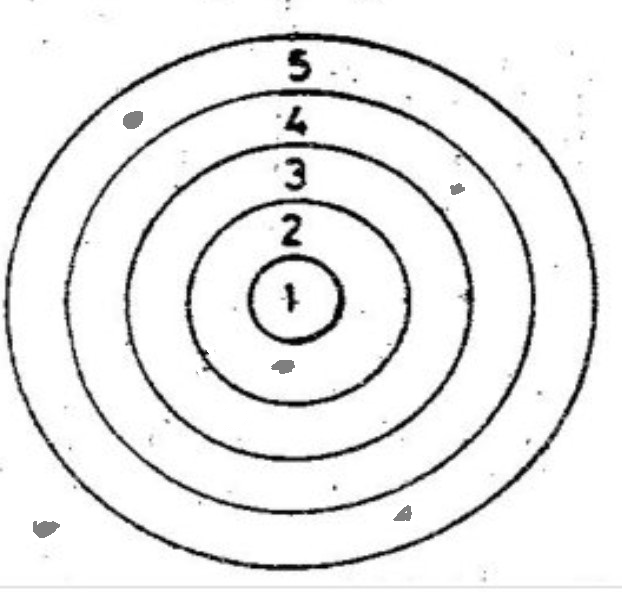
#> input picture GoruntuIslemeCalismalarim/Poligon/src/input/6.png, 622 x 592 px
$ python HedefTespit.py
#> lines starting #> are read from the running program, lines starting #| are printed output that depends on the picture; after the words box and inside, x2 and y2 are one past the last pixel; in counts of white or black regions, pixels touching at a corner belong together
import cv2
import numpy as np

# Görseli oku
image = cv2.imread('input/6.png')
#> image is the input picture: shape (592, 622, 3); min 0, max 255, mean 235.3

# Görseli gri tonlamalı formata çevir
gray = cv2.cvtColor(image, cv2.COLOR_BGR2GRAY)

# Bulanıklaştırma işlemi (Gaussian Blur)
blurred = cv2.GaussianBlur(gray, (9, 9), 0)
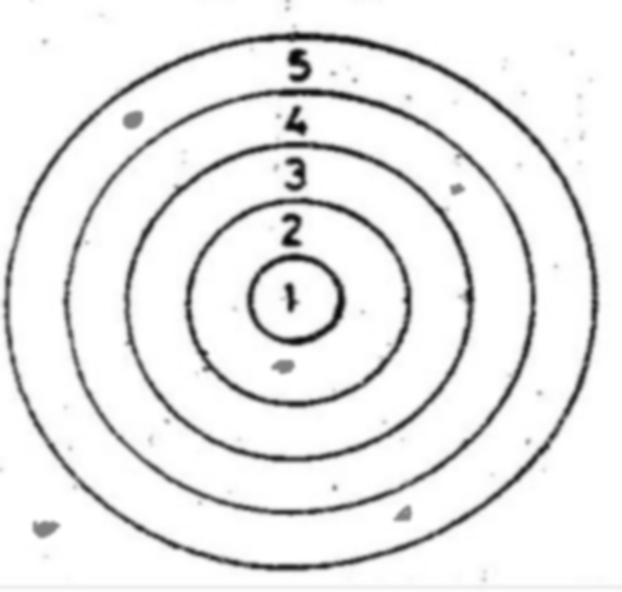
#> blurred: shape (592, 622); min 6, max 255, mean 235.3

# Gri renge yakın bölgeleri eşikleyin
_, threshold = cv2.threshold(blurred, 127, 255, cv2.THRESH_BINARY_INV)
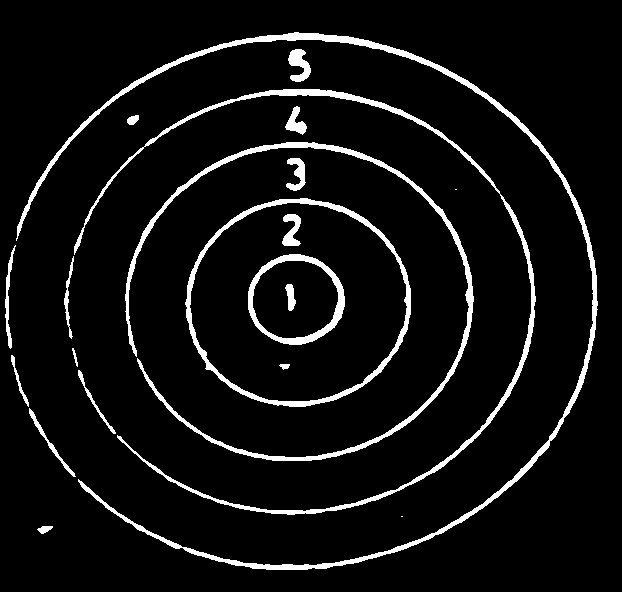
#> threshold: shape (592, 622); 6.7% white; 21 white regions (2 under 20 px), largest, box (x1, y1, x2, y2) and area: (16, 32, 598, 570) 7212, (74, 89, 536, 515) 4845, (125, 142, 474, 461) 4722

# Dilatasyon işlemi ekleyin
kernel = np.ones((3, 3), np.uint8)
dilated = cv2.dilate(threshold, kernel, iterations=2)
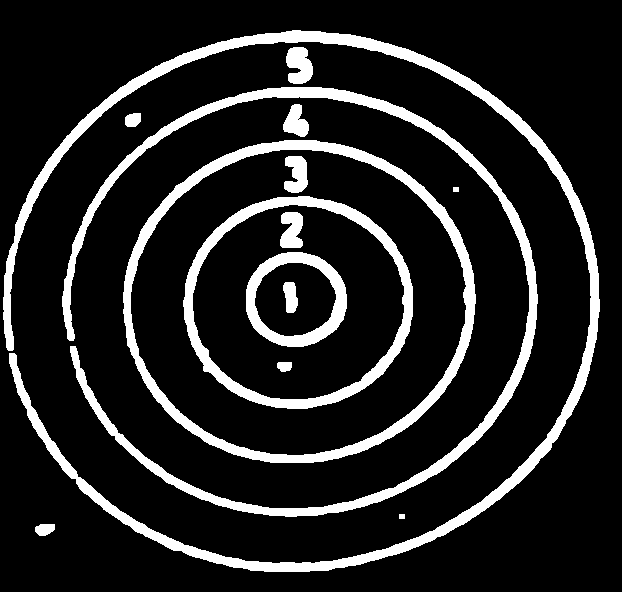
#> dilated: shape (592, 622); 14.3% white; 15 white regions

# Eşiklenmiş ve dilate edilmiş görseldeki konturları bulun
contours, _ = cv2.findContours(dilated, cv2.RETR_EXTERNAL, cv2.CHAIN_APPROX_SIMPLE)
#> contours = 9 contours; largest, box (x1, y1, x2, y2) and area: (123, 140, 476, 463) 89168, (3, 30, 600, 572) 15392, (62, 87, 538, 517) 11195, (286, 47, 313, 84) 687, (283, 104, 309, 137) 502

max_contour_area = 500

# Bulunan konturlar üzerinde dön ve her birini dikdörtgen içerisine al
for contour in contours:
    area = cv2.contourArea(contour)
    if area < max_contour_area:
        x, y, w, h = cv2.boundingRect(contour)
        cv2.rectangle(image, (x, y), (x+w, y+h), (0, 255, 0), 2)  # Dikdörtgen çiz (yeşil renk, kalınlık 2)
#> this loop made 9 passes
#> (contour, area, x, y, w, h) on passes 2 to 3: ([[399, 514], [399, 518], [404, 518], [404, 514]], 20, 399, 514, 6, 5), ([[453, 187], [453, 191], [458, 191], [458, 187]], 20, 453, 187, 6, 5)
#> (area, x, y, w, h) on passes 1, 5: (167.5, 35, 524, 20, 12), (167.5, 125, 113, 16, 14)
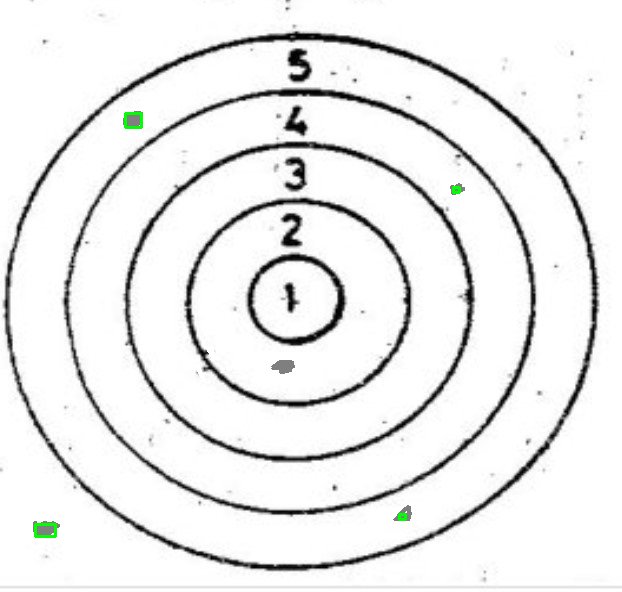
#> image: shape (592, 622, 3); 0.13% of pixels changed, all inside (x1, y1, x2, y2) = (34, 112, 461, 538)

# Sonucu göster
cv2.imshow('Blurred Area', blurred)
cv2.imshow('Threshold Area', threshold)
cv2.imshow('Dilated Area', dilated)
cv2.imshow('Detected Area', image)
cv2.waitKey(0)
cv2.destroyAllWindows()

# Sonucu kaydetmek isterseniz
cv2.imwrite('/mnt/data/detected_areas.png', image)
